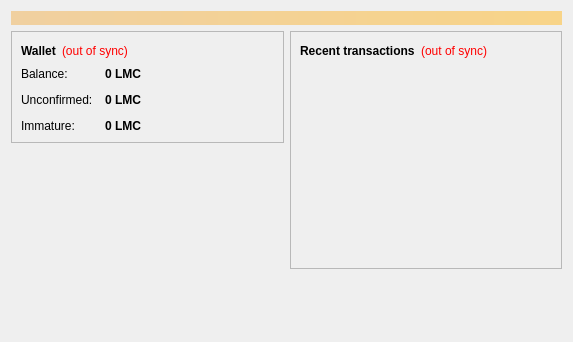
<?xml version="1.0" encoding="UTF-8"?>
<ui version="4.0">
 <class>OverviewPage</class>
 <widget class="QWidget" name="OverviewPage">
  <property name="geometry">
   <rect>
    <x>0</x>
    <y>0</y>
    <width>573</width>
    <height>342</height>
   </rect>
  </property>
  <property name="windowTitle">
   <string>Form</string>
  </property>
  <layout class="QVBoxLayout" name="topLayout">
   <item>
    <widget class="QLabel" name="labelAlerts">
     <property name="visible">
      <bool>false</bool>
     </property>
     <property name="styleSheet">
      <string notr="true">background-color: qlineargradient(x1: 0, y1: 0, x2: 1, y2: 0, stop:0 #F0D0A0, stop:1 #F8D488); color:#000000;</string>
     </property>
     <property name="wordWrap">
      <bool>true</bool>
     </property>
     <property name="margin">
      <number>3</number>
     </property>
    </widget>
   </item>
   <item>
    <layout class="QHBoxLayout" name="horizontalLayout" stretch="1,1">
     <item>
      <layout class="QVBoxLayout" name="verticalLayout_2">
       <item>
        <widget class="QFrame" name="frame">
         <property name="frameShape">
          <enum>QFrame::StyledPanel</enum>
         </property>
         <property name="frameShadow">
          <enum>QFrame::Raised</enum>
         </property>
         <layout class="QVBoxLayout" name="verticalLayout_4">
          <item>
           <layout class="QHBoxLayout" name="horizontalLayout_4">
            <item>
             <widget class="QLabel" name="label_5">
              <property name="font">
               <font>
                <weight>75</weight>
                <bold>true</bold>
               </font>
              </property>
              <property name="text">
               <string>Wallet</string>
              </property>
             </widget>
            </item>
            <item>
             <widget class="QLabel" name="labelWalletStatus">
              <property name="toolTip">
               <string>The displayed information may be out of date. Your wallet automatically synchronizes with the Litecoin network after a connection is established, but this process has not completed yet.</string>
              </property>
              <property name="styleSheet">
               <string notr="true">QLabel { color: red; }</string>
              </property>
              <property name="text">
               <string notr="true">(out of sync)</string>
              </property>
              <property name="alignment">
               <set>Qt::AlignLeading|Qt::AlignLeft|Qt::AlignVCenter</set>
              </property>
             </widget>
            </item>
            <item>
             <spacer name="horizontalSpacer_2">
              <property name="orientation">
               <enum>Qt::Horizontal</enum>
              </property>
              <property name="sizeHint" stdset="0">
               <size>
                <width>40</width>
                <height>20</height>
               </size>
              </property>
             </spacer>
            </item>
           </layout>
          </item>
          <item>
           <layout class="QFormLayout" name="formLayout_2">
            <property name="fieldGrowthPolicy">
             <enum>QFormLayout::AllNonFixedFieldsGrow</enum>
            </property>
            <property name="horizontalSpacing">
             <number>12</number>
            </property>
            <property name="verticalSpacing">
             <number>12</number>
            </property>
            <item row="0" column="0">
             <widget class="QLabel" name="label">
              <property name="text">
               <string>Balance:</string>
              </property>
             </widget>
            </item>
            <item row="0" column="1">
             <widget class="QLabel" name="labelBalance">
              <property name="font">
               <font>
                <weight>75</weight>
                <bold>true</bold>
               </font>
              </property>
              <property name="cursor">
               <cursorShape>IBeamCursor</cursorShape>
              </property>
              <property name="toolTip">
               <string>Your current balance</string>
              </property>
              <property name="text">
               <string notr="true">0 LMC</string>
              </property>
              <property name="textInteractionFlags">
               <set>Qt::LinksAccessibleByMouse|Qt::TextSelectableByKeyboard|Qt::TextSelectableByMouse</set>
              </property>
             </widget>
            </item>
            <item row="1" column="0">
             <widget class="QLabel" name="label_3">
              <property name="text">
               <string>Unconfirmed:</string>
              </property>
             </widget>
            </item>
            <item row="1" column="1">
             <widget class="QLabel" name="labelUnconfirmed">
              <property name="font">
               <font>
                <weight>75</weight>
                <bold>true</bold>
               </font>
              </property>
              <property name="cursor">
               <cursorShape>IBeamCursor</cursorShape>
              </property>
              <property name="toolTip">
               <string>Total of transactions that have yet to be confirmed, and do not yet count toward the current balance</string>
              </property>
              <property name="text">
               <string notr="true">0 LMC</string>
              </property>
              <property name="textInteractionFlags">
               <set>Qt::LinksAccessibleByMouse|Qt::TextSelectableByKeyboard|Qt::TextSelectableByMouse</set>
              </property>
             </widget>
            </item>
            <item row="2" column="0">
             <widget class="QLabel" name="labelImmatureText">
              <property name="text">
               <string>Immature:</string>
              </property>
             </widget>
            </item>
            <item row="2" column="1">
             <widget class="QLabel" name="labelImmature">
              <property name="font">
               <font>
                <weight>75</weight>
                <bold>true</bold>
               </font>
              </property>
              <property name="toolTip">
               <string>Mined balance that has not yet matured</string>
              </property>
              <property name="text">
               <string notr="true">0 LMC</string>
              </property>
              <property name="textInteractionFlags">
               <set>Qt::LinksAccessibleByMouse|Qt::TextSelectableByKeyboard|Qt::TextSelectableByMouse</set>
              </property>
             </widget>
            </item>
           </layout>
          </item>
         </layout>
        </widget>
       </item>
       <item>
        <spacer name="verticalSpacer">
         <property name="orientation">
          <enum>Qt::Vertical</enum>
         </property>
         <property name="sizeHint" stdset="0">
          <size>
           <width>20</width>
           <height>40</height>
          </size>
         </property>
        </spacer>
       </item>
      </layout>
     </item>
     <item>
      <layout class="QVBoxLayout" name="verticalLayout_3">
       <item>
        <widget class="QFrame" name="frame_2">
         <property name="frameShape">
          <enum>QFrame::StyledPanel</enum>
         </property>
         <property name="frameShadow">
          <enum>QFrame::Raised</enum>
         </property>
         <layout class="QVBoxLayout" name="verticalLayout">
          <item>
           <layout class="QHBoxLayout" name="horizontalLayout_2">
            <item>
             <widget class="QLabel" name="label_4">
              <property name="text">
               <string>&lt;b&gt;Recent transactions&lt;/b&gt;</string>
              </property>
             </widget>
            </item>
            <item>
             <widget class="QLabel" name="labelTransactionsStatus">
              <property name="toolTip">
               <string>The displayed information may be out of date. Your wallet automatically synchronizes with the Litecoin network after a connection is established, but this process has not completed yet.</string>
              </property>
              <property name="styleSheet">
               <string notr="true">QLabel { color: red; }</string>
              </property>
              <property name="text">
               <string notr="true">(out of sync)</string>
              </property>
              <property name="alignment">
               <set>Qt::AlignRight|Qt::AlignTrailing|Qt::AlignVCenter</set>
              </property>
             </widget>
            </item>
            <item>
             <spacer name="horizontalSpacer">
              <property name="orientation">
               <enum>Qt::Horizontal</enum>
              </property>
              <property name="sizeHint" stdset="0">
               <size>
                <width>40</width>
                <height>20</height>
               </size>
              </property>
             </spacer>
            </item>
           </layout>
          </item>
          <item>
           <widget class="QListView" name="listTransactions">
            <property name="styleSheet">
             <string notr="true">QListView { background: transparent; }</string>
            </property>
            <property name="frameShape">
             <enum>QFrame::NoFrame</enum>
            </property>
            <property name="verticalScrollBarPolicy">
             <enum>Qt::ScrollBarAlwaysOff</enum>
            </property>
            <property name="horizontalScrollBarPolicy">
             <enum>Qt::ScrollBarAlwaysOff</enum>
            </property>
            <property name="selectionMode">
             <enum>QAbstractItemView::NoSelection</enum>
            </property>
           </widget>
          </item>
         </layout>
        </widget>
       </item>
       <item>
        <spacer name="verticalSpacer_2">
         <property name="orientation">
          <enum>Qt::Vertical</enum>
         </property>
         <property name="sizeHint" stdset="0">
          <size>
           <width>20</width>
           <height>40</height>
          </size>
         </property>
        </spacer>
       </item>
      </layout>
     </item>
    </layout>
   </item>
  </layout>
 </widget>
 <resources/>
 <connections/>
</ui>
